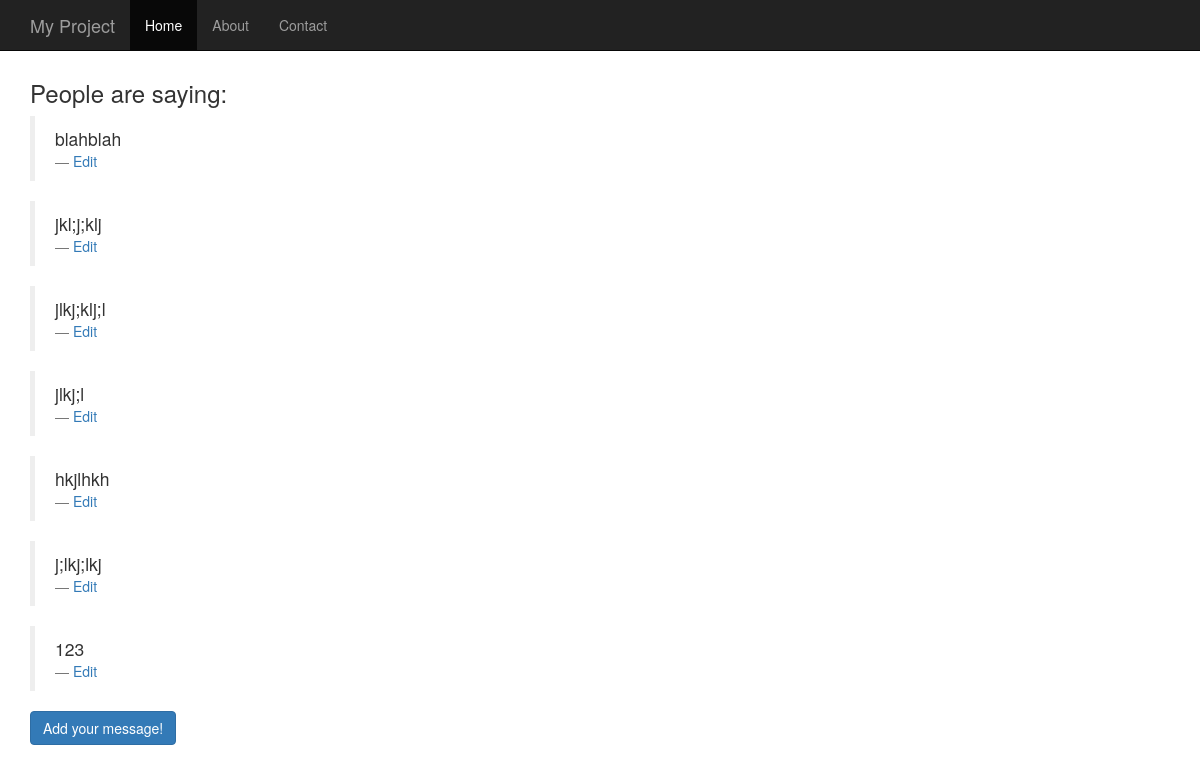
Page /smsg/ on the earlier database version.
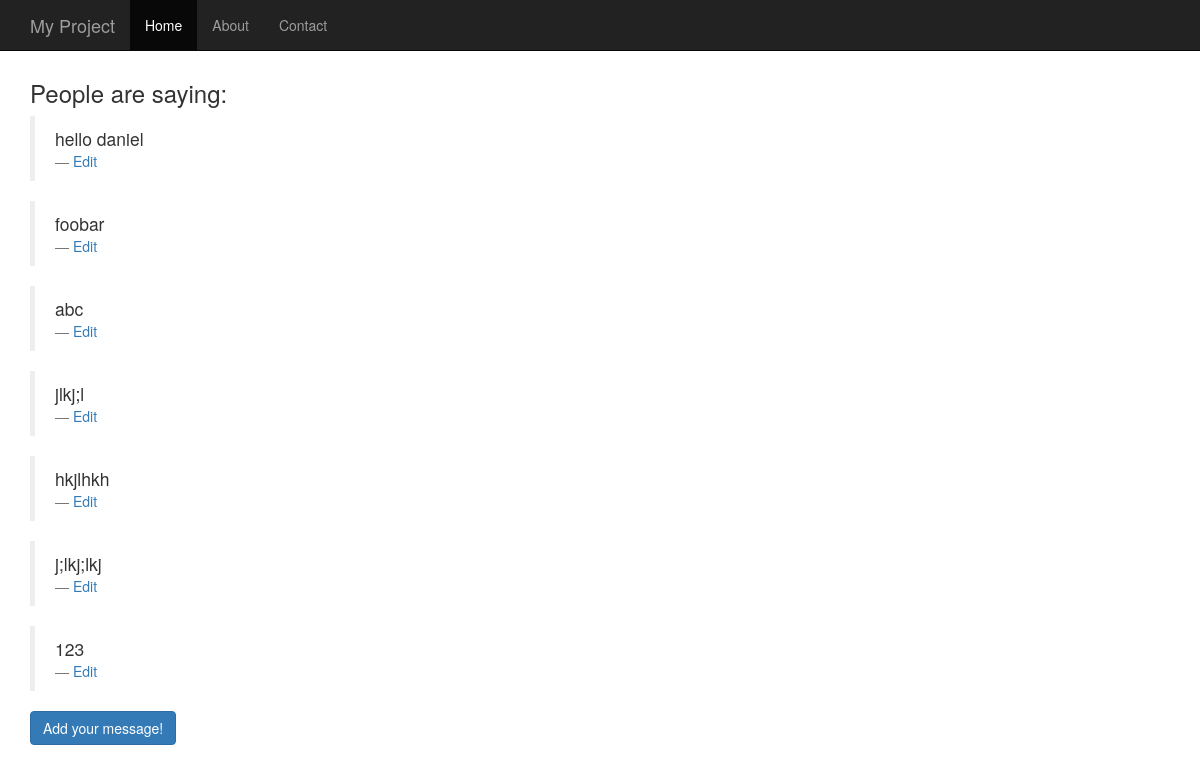
Same page on the later database version.
### smsg/models.py (models this page shows, shortened)
class Message(models.Model):
    body = models.TextField()

### smsg/views.py (the view)
class ListView(generic.ListView):
    model = Message
    template_name = 'smsg/list.jinja2'

### smsg/templates/smsg/list.jinja2 (shortened to what this page needs)
{% extends "base.jinja2" %}
{% block content %}
  {% if object_list %}
    <h3>People are saying:</h3>
    {% for msg in object_list %}
      <blockquote><p>{{ msg.body }}<small><a href="{{ msg.id }}/edit">Edit</a></small></p></blockquote>
    {% endfor %}
    <a href="add/" class="btn btn-primary">Add your message!</a>
  {% else %}
    <p>No messages are available.</p>
  {% endif %}
{% endblock %}

### templates/base.jinja2 (shortened to what this page needs)
<!DOCTYPE html>
{% load staticfiles %}
<html lang="en">
<head>
  <link href="//maxcdn.bootstrapcdn.com/bootstrap/3.3.1/css/bootstrap.min.css" rel="stylesheet">
  <link href="{% static 'mysite/style.css' %}" rel="stylesheet" type="text/css">
</head>
<body>
<nav class="navbar navbar-inverse navbar-fixed-top" role="navigation">
  <div class="container">
    <div class="navbar-header">
      <a class="navbar-brand" href="#">My Project</a>
    </div>
    <div id="navbar" class="collapse navbar-collapse">
      <ul class="nav navbar-nav">
        <li class="active"><a href="#">Home</a></li>
        <li><a href="#about">About</a></li>
        <li><a href="#contact">Contact</a></li>
      </ul>
    </div>
  </div>
</nav>
<div class="container">
{% block content %}{% endblock %}
</div>
</body>
</html>

### mysite/static/mysite/style.css (style rules this page uses)
body { padding-top: 60px; }

Differences in the rows shown:
changed Message: body "blahblah" → "hello daniel"
changed Message: body "jkl;j;klj" → "foobar"
changed Message: body "jlkj;klj;l" → "abc"
